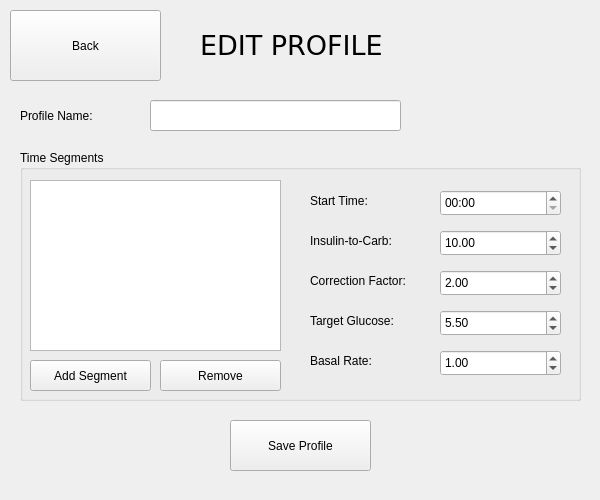
<?xml version="1.0" encoding="UTF-8"?>
<ui version="4.0">
 <class>ProfileEditor</class>
 <widget class="QWidget" name="ProfileEditor">
  <property name="geometry">
   <rect>
    <x>0</x>
    <y>0</y>
    <width>600</width>
    <height>500</height>
   </rect>
  </property>
  <property name="windowTitle">
   <string>Form</string>
  </property>
  <widget class="QPushButton" name="BackBtn">
   <property name="geometry">
    <rect>
     <x>10</x>
     <y>10</y>
     <width>151</width>
     <height>71</height>
    </rect>
   </property>
   <property name="text">
    <string>Back</string>
   </property>
  </widget>
  <widget class="QLabel" name="TitleLabel">
   <property name="geometry">
    <rect>
     <x>200</x>
     <y>10</y>
     <width>231</width>
     <height>71</height>
    </rect>
   </property>
   <property name="font">
    <font>
     <family>DejaVu Sans</family>
     <pointsize>20</pointsize>
    </font>
   </property>
   <property name="text">
    <string>EDIT PROFILE</string>
   </property>
  </widget>
  <widget class="QLabel" name="NameLabel">
   <property name="geometry">
    <rect>
     <x>20</x>
     <y>100</y>
     <width>121</width>
     <height>31</height>
    </rect>
   </property>
   <property name="text">
    <string>Profile Name:</string>
   </property>
  </widget>
  <widget class="QLineEdit" name="NameEdit">
   <property name="geometry">
    <rect>
     <x>150</x>
     <y>100</y>
     <width>251</width>
     <height>31</height>
    </rect>
   </property>
  </widget>
  <widget class="QGroupBox" name="SegmentsGroup">
   <property name="geometry">
    <rect>
     <x>20</x>
     <y>150</y>
     <width>561</width>
     <height>251</height>
    </rect>
   </property>
   <property name="title">
    <string>Time Segments</string>
   </property>
   <widget class="QListWidget" name="SegmentsList">
    <property name="geometry">
     <rect>
      <x>10</x>
      <y>30</y>
      <width>251</width>
      <height>171</height>
     </rect>
    </property>
   </widget>
   <widget class="QPushButton" name="AddSegmentBtn">
    <property name="geometry">
     <rect>
      <x>10</x>
      <y>210</y>
      <width>121</width>
      <height>31</height>
     </rect>
    </property>
    <property name="text">
     <string>Add Segment</string>
    </property>
   </widget>
   <widget class="QPushButton" name="RemoveSegmentBtn">
    <property name="geometry">
     <rect>
      <x>140</x>
      <y>210</y>
      <width>121</width>
      <height>31</height>
     </rect>
    </property>
    <property name="text">
     <string>Remove</string>
    </property>
   </widget>
   <widget class="QWidget" name="SegmentDetailsWidget" native="true">
    <property name="geometry">
     <rect>
      <x>280</x>
      <y>30</y>
      <width>271</width>
      <height>211</height>
     </rect>
    </property>
    <widget class="QLabel" name="StartTimeLabel">
     <property name="geometry">
      <rect>
       <x>10</x>
       <y>10</y>
       <width>121</width>
       <height>21</height>
      </rect>
     </property>
     <property name="text">
      <string>Start Time:</string>
     </property>
    </widget>
    <widget class="QTimeEdit" name="StartTimeEdit">
     <property name="geometry">
      <rect>
       <x>140</x>
       <y>10</y>
       <width>121</width>
       <height>26</height>
      </rect>
     </property>
     <property name="displayFormat">
      <string>HH:mm</string>
     </property>
    </widget>
    <widget class="QLabel" name="ICRLabel">
     <property name="geometry">
      <rect>
       <x>10</x>
       <y>50</y>
       <width>121</width>
       <height>21</height>
      </rect>
     </property>
     <property name="text">
      <string>Insulin-to-Carb:</string>
     </property>
    </widget>
    <widget class="QDoubleSpinBox" name="ICRSpinBox">
     <property name="geometry">
      <rect>
       <x>140</x>
       <y>50</y>
       <width>121</width>
       <height>26</height>
      </rect>
     </property>
     <property name="minimum">
      <double>1.000000000000000</double>
     </property>
     <property name="maximum">
      <double>50.000000000000000</double>
     </property>
     <property name="value">
      <double>10.000000000000000</double>
     </property>
    </widget>
    <widget class="QLabel" name="CFLabel">
     <property name="geometry">
      <rect>
       <x>10</x>
       <y>90</y>
       <width>121</width>
       <height>21</height>
      </rect>
     </property>
     <property name="text">
      <string>Correction Factor:</string>
     </property>
    </widget>
    <widget class="QDoubleSpinBox" name="CFSpinBox">
     <property name="geometry">
      <rect>
       <x>140</x>
       <y>90</y>
       <width>121</width>
       <height>26</height>
      </rect>
     </property>
     <property name="minimum">
      <double>0.500000000000000</double>
     </property>
     <property name="maximum">
      <double>10.000000000000000</double>
     </property>
     <property name="singleStep">
      <double>0.100000000000000</double>
     </property>
     <property name="value">
      <double>2.000000000000000</double>
     </property>
    </widget>
    <widget class="QLabel" name="TargetBGLabel">
     <property name="geometry">
      <rect>
       <x>10</x>
       <y>130</y>
       <width>121</width>
       <height>21</height>
      </rect>
     </property>
     <property name="text">
      <string>Target Glucose:</string>
     </property>
    </widget>
    <widget class="QDoubleSpinBox" name="TargetBGSpinBox">
     <property name="geometry">
      <rect>
       <x>140</x>
       <y>130</y>
       <width>121</width>
       <height>26</height>
      </rect>
     </property>
     <property name="minimum">
      <double>4.000000000000000</double>
     </property>
     <property name="maximum">
      <double>10.000000000000000</double>
     </property>
     <property name="singleStep">
      <double>0.100000000000000</double>
     </property>
     <property name="value">
      <double>5.500000000000000</double>
     </property>
    </widget>
    <widget class="QLabel" name="BasalRateLabel">
     <property name="geometry">
      <rect>
       <x>10</x>
       <y>170</y>
       <width>121</width>
       <height>21</height>
      </rect>
     </property>
     <property name="text">
      <string>Basal Rate:</string>
     </property>
    </widget>
    <widget class="QDoubleSpinBox" name="BasalRateSpinBox">
     <property name="geometry">
      <rect>
       <x>140</x>
       <y>170</y>
       <width>121</width>
       <height>26</height>
      </rect>
     </property>
     <property name="minimum">
      <double>0.100000000000000</double>
     </property>
     <property name="maximum">
      <double>5.000000000000000</double>
     </property>
     <property name="singleStep">
      <double>0.050000000000000</double>
     </property>
     <property name="value">
      <double>1.000000000000000</double>
     </property>
    </widget>
   </widget>
  </widget>
  <widget class="QPushButton" name="SaveBtn">
   <property name="geometry">
    <rect>
     <x>230</x>
     <y>420</y>
     <width>141</width>
     <height>51</height>
    </rect>
   </property>
   <property name="text">
    <string>Save Profile</string>
   </property>
  </widget>
 </widget>
 <resources/>
 <connections/>
</ui>
